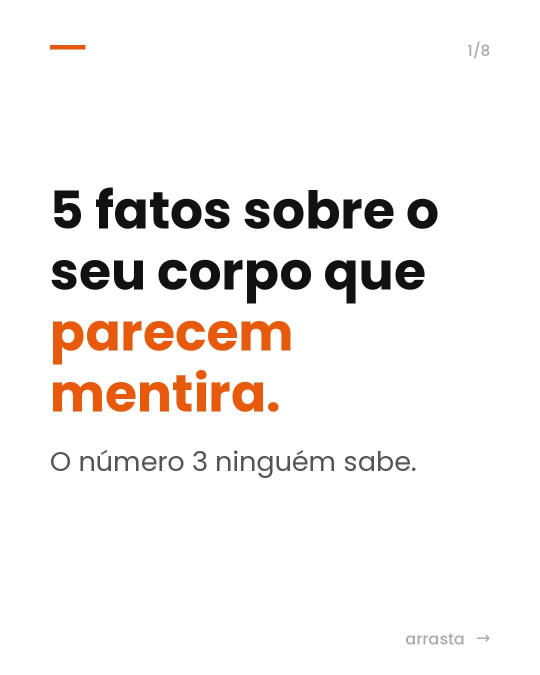
#> input picture 2026-11/5-fatos-corpo/01.jpg, 1080 x 1350 px, given in place of slide_01.png, which was not available (shown at 1/2 size)
$ python reel.py 2026-11/5-fatos-corpo 5 2026-11/5-fatos-corpo/02.jpg
#> lines starting #> are read from the running program, lines starting #| are printed output that depends on the picture
"""Transforma um carrossel em Reel vertical 1080x1920 (fundo branco, transição suave)."""
import subprocess, sys, os
from PIL import Image

def montar_reel(pasta_slides, n, saida, seg=2.4, fade=0.4):
#> called with pasta_slides = '2026-11/5-fatos-corpo', n = 5, saida = '2026-11/5-fatos-corpo/02.jpg', seg = 2.4, fade = 0.4
    tmp = pasta_slides + "_vert"
    os.makedirs(tmp, exist_ok=True)
    for i in range(1, n + 1):
        s = Image.open(f"{pasta_slides}/slide_{i:02d}.png").convert("RGB")
#> s is the input picture: PIL image 1080x1350 RGB; mean R, G, B 244.8, 241.6, 239.8
        v = Image.new("RGB", (1080, 1920), "white")
#> v: PIL image 1080x1920 RGB; every value is 255
        v.paste(s, (0, (1920 - s.height) // 2))
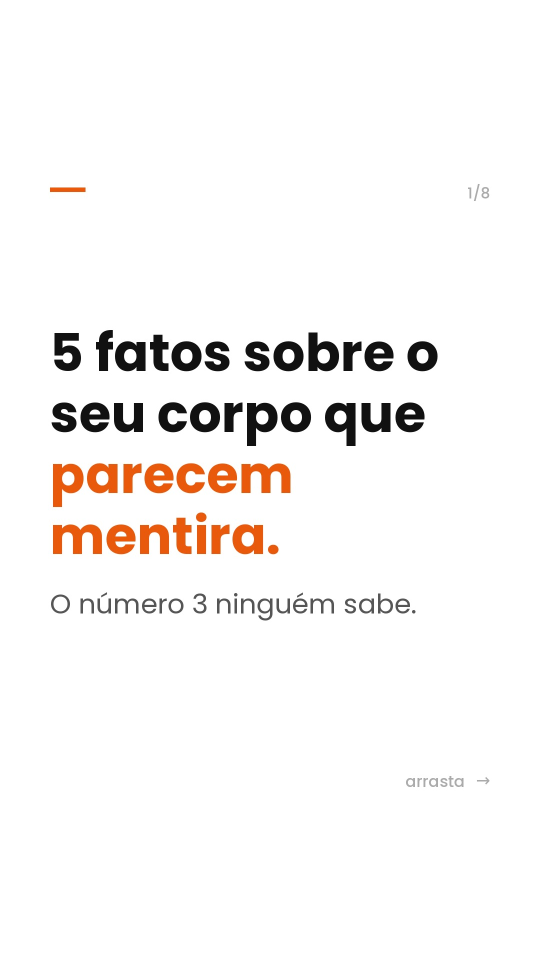
#> v: PIL image 1080x1920 RGB (shown at 1/2 size); mean R, G, B 247.8, 245.6, 244.3
        v.save(f"{tmp}/{i:02d}.png")
#> pass 2 of the loop in montar_reel, `for i in range(1, n + 1):`:
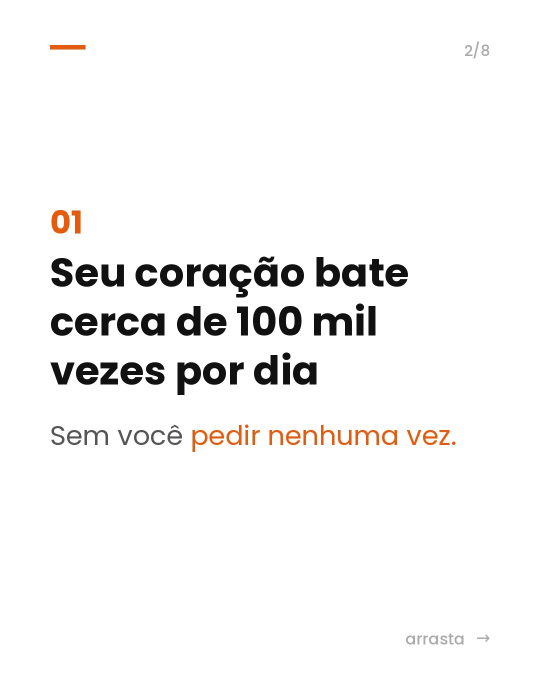
#> input picture 2026-11/5-fatos-corpo/02.jpg, 1080 x 1350 px, given in place of slide_02.png, which was not available (shown at 1/2 size)
#> in montar_reel, s is the input picture: PIL image 1080x1350 RGB; mean R, G, B 246, 245.3, 244.9
#> in montar_reel, `v.paste(s, (0, (1920 - s.height) // 2))`:
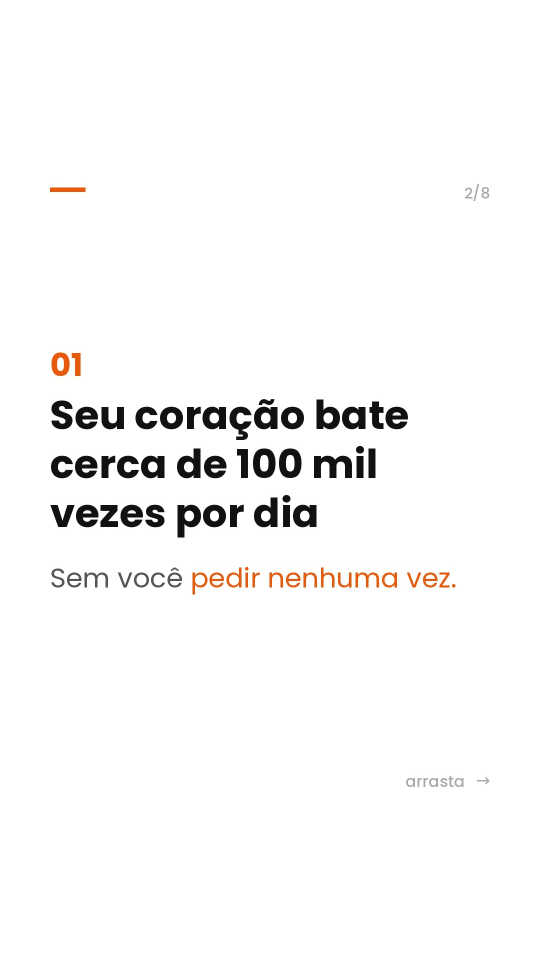
#> v: PIL image 1080x1920 RGB (shown at 1/2 size); mean R, G, B 248.7, 248.2, 247.9
    # última tela fica mais tempo (chamada pra ação)
    durs = [seg] * (n - 1) + [seg + 1.5]
    cmd = ["ffmpeg", "-y", "-loglevel", "error"]
    for i, d in enumerate(durs, 1):
        cmd += ["-loop", "1", "-t", str(d), "-i", f"{tmp}/{i:02d}.png"]
    # cadeia de crossfades
    filt, prev, off = [], "[0:v]", 0.0
    for i in range(1, n):
        off += durs[i - 1] - fade
        out = f"[v{i}]"
        filt.append(f"{prev}[{i}:v]xfade=transition=fade:duration={fade}:offset={off:.2f}{out}")
        prev = out
    filt.append(f"{prev}format=yuv420p[out]")
    cmd += ["-filter_complex", ";".join(filt), "-map", "[out]", "-r", "30",
            "-c:v", "libx264", "-preset", "veryfast", "-crf", "20", "-movflags", "+faststart", saida]
    subprocess.run(cmd, check=True)

if __name__ == "__main__":
#> (the run stopped early here; a loop or call above may not have finished)
